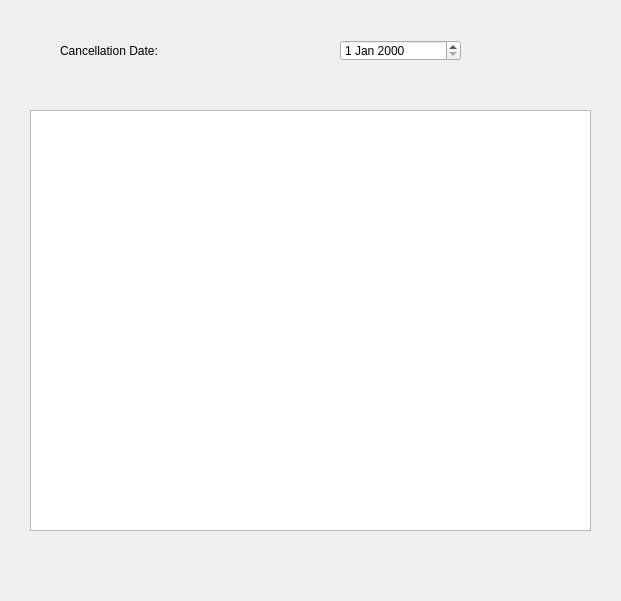
<?xml version="1.0" encoding="UTF-8"?>
<ui version="4.0">
 <class>Dialog</class>
 <widget class="QDialog" name="Dialog">
  <property name="geometry">
   <rect>
    <x>0</x>
    <y>0</y>
    <width>621</width>
    <height>601</height>
   </rect>
  </property>
  <property name="windowTitle">
   <string>Dialog</string>
  </property>
  <widget class="QLabel" name="label">
   <property name="geometry">
    <rect>
     <x>60</x>
     <y>40</y>
     <width>221</width>
     <height>21</height>
    </rect>
   </property>
   <property name="text">
    <string>Cancellation Date:</string>
   </property>
  </widget>
  <widget class="QDateEdit" name="dateEditCancellation">
   <property name="geometry">
    <rect>
     <x>340</x>
     <y>40</y>
     <width>121</width>
     <height>21</height>
    </rect>
   </property>
  </widget>
  <widget class="QTextEdit" name="textEditCancellationLetter">
   <property name="geometry">
    <rect>
     <x>30</x>
     <y>110</y>
     <width>561</width>
     <height>421</height>
    </rect>
   </property>
  </widget>
 </widget>
 <resources/>
 <connections/>
</ui>
